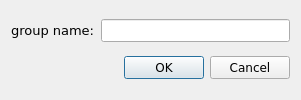
<?xml version="1.0" encoding="UTF-8"?>
<ui version="4.0">
 <class>group_name_dialog</class>
 <widget class="QDialog" name="group_name_dialog">
  <property name="enabled">
   <bool>true</bool>
  </property>
  <property name="geometry">
   <rect>
    <x>0</x>
    <y>0</y>
    <width>301</width>
    <height>100</height>
   </rect>
  </property>
  <property name="minimumSize">
   <size>
    <width>301</width>
    <height>100</height>
   </size>
  </property>
  <property name="maximumSize">
   <size>
    <width>500</width>
    <height>100</height>
   </size>
  </property>
  <property name="font">
   <font>
    <family>Verdana</family>
   </font>
  </property>
  <property name="windowTitle">
   <string>edit group name</string>
  </property>
  <property name="windowIcon">
   <iconset>
    <normaloff>:/misc/meta.ico</normaloff>:/misc/meta.ico</iconset>
  </property>
  <layout class="QVBoxLayout" name="verticalLayout">
   <item>
    <layout class="QGridLayout" name="gridLayout">
     <item row="0" column="0">
      <widget class="QLabel" name="field_lbl">
       <property name="font">
        <font>
         <family>Verdana</family>
         <pointsize>10</pointsize>
        </font>
       </property>
       <property name="text">
        <string>group name:</string>
       </property>
      </widget>
     </item>
     <item row="0" column="1">
      <widget class="QLineEdit" name="group_name_le">
       <property name="font">
        <font>
         <family>Verdana</family>
        </font>
       </property>
       <property name="alignment">
        <set>Qt::AlignCenter</set>
       </property>
      </widget>
     </item>
    </layout>
   </item>
   <item>
    <widget class="QDialogButtonBox" name="buttonBox">
     <property name="font">
      <font>
       <family>Verdana</family>
      </font>
     </property>
     <property name="orientation">
      <enum>Qt::Horizontal</enum>
     </property>
     <property name="standardButtons">
      <set>QDialogButtonBox::Cancel|QDialogButtonBox::Ok</set>
     </property>
    </widget>
   </item>
  </layout>
 </widget>
 <resources>
  <include location="images/icons.qrc"/>
 </resources>
 <connections>
  <connection>
   <sender>buttonBox</sender>
   <signal>accepted()</signal>
   <receiver>group_name_dialog</receiver>
   <slot>accept()</slot>
   <hints>
    <hint type="sourcelabel">
     <x>248</x>
     <y>254</y>
    </hint>
    <hint type="destinationlabel">
     <x>157</x>
     <y>274</y>
    </hint>
   </hints>
  </connection>
  <connection>
   <sender>buttonBox</sender>
   <signal>rejected()</signal>
   <receiver>group_name_dialog</receiver>
   <slot>reject()</slot>
   <hints>
    <hint type="sourcelabel">
     <x>316</x>
     <y>260</y>
    </hint>
    <hint type="destinationlabel">
     <x>286</x>
     <y>274</y>
    </hint>
   </hints>
  </connection>
 </connections>
</ui>
